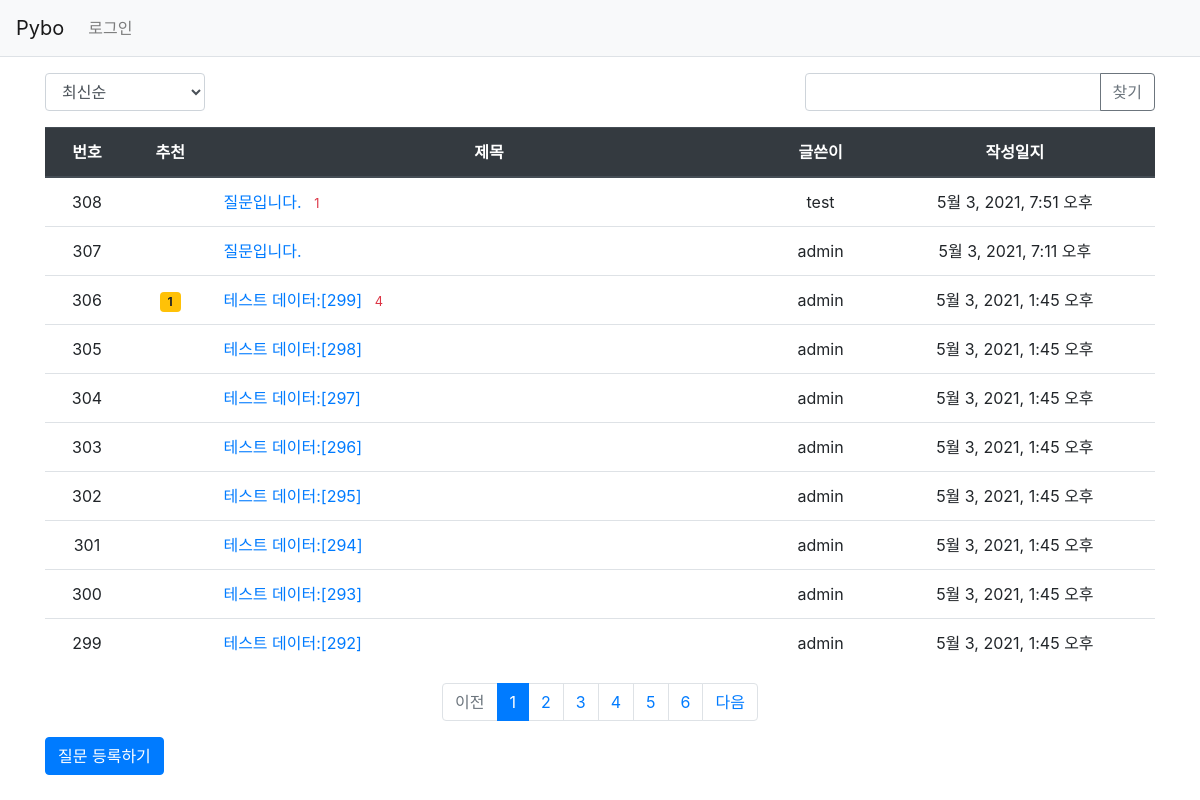
Screenshot of /pybo/ with the database file from the repository.
### pybo/models.py (models this page shows, shortened)
class Question(models.Model):
    author = models.ForeignKey(User, on_delete=models.CASCADE, related_name='author_question')
    subject = models.CharField(max_length=200)
    content = models.TextField()
    create_date = models.DateTimeField()
    modify_date = models.DateTimeField(null=True, blank=True)
    voter = models.ManyToManyField(User, related_name='voter_question')

### pybo/views/base_views.py (the view, shortened to what this page needs)
# urls.py: path('', base_views.index, name='index'),  # '/' 에 해당되는 path
def index(request):
    page = request.GET.get('page', '1')  # 페이지
    kw = request.GET.get('kw', '')  # 검색어
    so = request.GET.get('so', 'recent')  # 정렬기준
    if so == 'recommend':
        question_list = Question.objects.annotate(num_voter=Count('voter')).order_by('-num_voter', '-create_date')
    elif so == 'popular':
        question_list = Question.objects.annotate(num_answer=Count('answer')).order_by('-num_answer', '-create_date')
    else:  # recent
        question_list = Question.objects.order_by('-create_date')
    paginator = Paginator(question_list, 10)  # 페이지당 10개씩 보여주기
    page_obj = paginator.get_page(page)
    context = {'question_list': page_obj, 'page': page, 'kw': kw, 'so': so}  # <------ so 추가
    return render(request, 'pybo/question_list.html', context)

### pybo/templatetags/pybo_filter.py (called while the page is built)
@register.filter
def sub(value, arg):
    return value - arg

### templates/pybo/question_list.html (shortened to what this page needs)
{% extends 'base.html' %}
{% load pybo_filter %}
{% block content %}
<div class="container my-3">
    <div class="row justify-content-between my-3">
        <div class="col-2">
            <select class="form-control so">
                <option value="recent" {% if so == 'recent' %}selected{% endif %}>최신순</option>
            </select>
        </div>
        <div class="col-4 input-group">
            <input type="text" class="form-control kw" value="{{ kw|default_if_none:'' }}">
            <div class="input-group-append">
                <button class="btn btn-outline-secondary" type="button" id="btn_search">찾기</button>
            </div>
        </div>
    </div>
    <table class="table">
        <thead>
        <tr class="text-center thead-dark">
            <th>번호</th>
            <th>추천</th>
            <th style="width:50%">제목</th>
            <th>글쓴이</th>
            <th>작성일지</th>
        </tr>
        </thead>
        <tbody>
        {% if question_list %}
        {% for question in question_list %}
        <tr class="text-center">
            <td>
                {{ question_list.paginator.count|sub:question_list.start_index|sub:forloop.counter0|add:1 }}
            </td>
            <td>
                {% if question.voter.all.count > 0 %}
                <span class="badge badge-warning px-2 py-1">{{ question.voter.all.count }}</span>
                {% endif %}
            </td>
            <td class="text-left">
                <a href="{% url 'pybo:detail' question.id %}">{{ question.subject }}</a>
                {% if question.answer_set.count > 0 %}
                <span class="text-danger small ml-2">{{ question.answer_set.count }}</span>
                {% endif %}
            </td>
            <td>{{ question.author.username }}</td>
            <td>{{ question.create_date }}</td>
        </tr>
        {% endfor %}
        {% else %}
        <tr>
            <td colspan="3">질문이 없습니다.</td>
        </tr>
        {% endif %}
        </tbody>
    </table>
    <ul class="pagination justify-content-center">
        {% if question_list.has_previous %}
        <li class="page-item">
            <a class="page-link" data-page="{{ question_list.previous_page_number }}" href="#">이전</a>
        </li>
        {% else %}
        <li class="page-item disabled">
            <a class="page-link" tabindex="-1" aria-disabled="true" href="#">이전</a>
        </li>
        {% endif %}
        {% for page_number in question_list.paginator.page_range %}
        {% if page_number >= question_list.number|add:-5 and page_number <= question_list.number|add:5 %}
            {% if page_number == question_list.number %}
            <li class="page-item active" aria-current="page">
                <a class="page-link" data-page="{{ page_number }}" href="#">{{ page_number }}</a>
            </li>
            {% else %}
            <li class="page-item">
                <a class="page-link" data-page="{{ page_number }}" href="#">{{ page_number }}</a>
            </li>
            {% endif %}
        {% endif %}
        {% endfor %}
        {% if question_list.has_next %}
        <li class="page-item">
            <a class="page-link" href="?page={{ question_list.next_page_number }}">다음</a>
        </li>
        {% else %}
        <li class="page-item disabled">
            <a class="page-link" tabindex="-1" aria-disabled="true" href="#">다음</a>
        </li>
        {% endif %}
    </ul>
    <a href="{% url 'pybo:question_create' %}" class="btn btn-primary">질문 등록하기</a>
</div>
{% endblock %}

### rows the page displays
Question: paginator.count|sub "308", subject "질문입니다.", answer_set.count "1", author.username "test", create_date "5월 3, 2021, 7:51 오후"
Question: paginator.count|sub "307", subject "질문입니다.", author.username "admin", create_date "5월 3, 2021, 7:11 오후"
Question: paginator.count|sub "306", voter.all.count "1", subject "테스트 데이터:[299]", answer_set.count "4", author.username "admin", create_date "5월 3, 2021, 1:45 오후"
Question: paginator.count|sub "305", subject "테스트 데이터:[298]", author.username "admin", create_date "5월 3, 2021, 1:45 오후"
Question: paginator.count|sub "304", subject "테스트 데이터:[297]", author.username "admin", create_date "5월 3, 2021, 1:45 오후"
Question: paginator.count|sub "303", subject "테스트 데이터:[296]", author.username "admin", create_date "5월 3, 2021, 1:45 오후"
Question: paginator.count|sub "302", subject "테스트 데이터:[295]", author.username "admin", create_date "5월 3, 2021, 1:45 오후"
Question: paginator.count|sub "301", subject "테스트 데이터:[294]", author.username "admin", create_date "5월 3, 2021, 1:45 오후"
Question: paginator.count|sub "300", subject "테스트 데이터:[293]", author.username "admin", create_date "5월 3, 2021, 1:45 오후"
Question: paginator.count|sub "299", subject "테스트 데이터:[292]", author.username "admin", create_date "5월 3, 2021, 1:45 오후"

### other values shown
{{ page_number }} "1"
{{ page_number }} "2" "3" "4" "5" "6"
